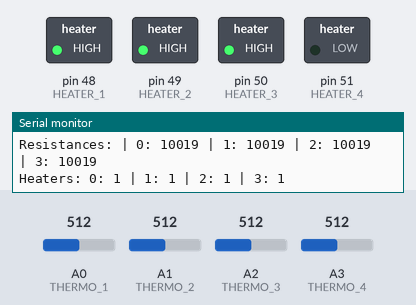
A sketch run on a simulated Arduino Mega 2560, built with avr-gcc and run on an emulated ATmega2560. Shown: switched loads named in the sketch (green lamp = pin HIGH), the last lines printed to the serial monitor. The test bench sets the inputs (shaded band); at power-on: A1 (THERMO_2) = 512, A2 (THERMO_3) = 512, A3 (THERMO_4) = 512, A0 (THERMO_1) = 512.

Above: at 1.2 s.
1.3 s: A1 (THERMO_2) set to 697
4.3 s: A1 (THERMO_2) set to 722
At 4.7 s:
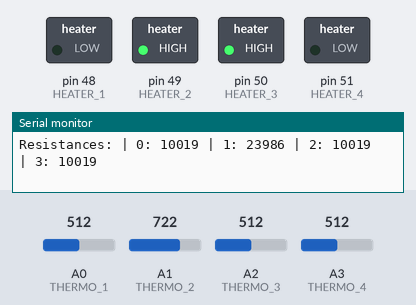
5.9 s: A2 (THERMO_3) set to 700
8.9 s: A2 (THERMO_3) set to 726
At 9.7 s:
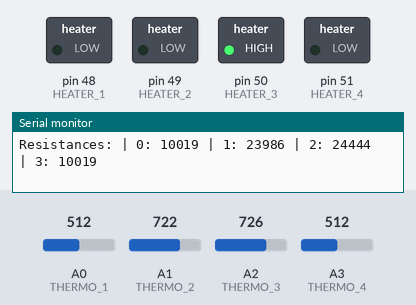
10.6 s: A3 (THERMO_4) set to 694
13.6 s: A3 (THERMO_4) set to 719
At 14.2 s:
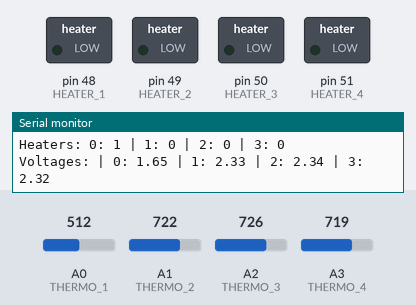
Timing chart, 0 to 16.3 s (numbered marks = the images above; inputs shaded):
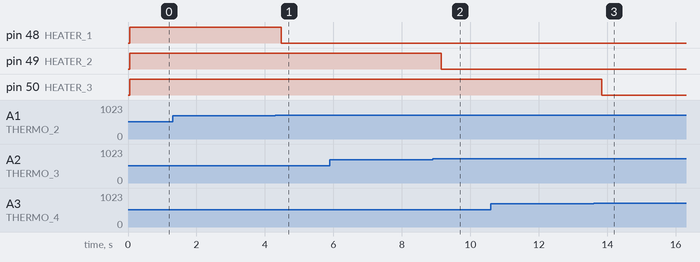

Measured:
- the behaviour switches between 710 and 711 on A1 (THERMO_2) (found by bisection; images 0 and 1)
- the behaviour switches between 710 and 711 on A2 (THERMO_3) (found by bisection; images 1 and 2)
- the behaviour switches between 710 and 711 on A3 (THERMO_4) (found by bisection; images 2 and 3)
- after the input at 4.3 s, pin 48 (HEATER_1): HIGH → LOW after 0.18 s
- after the input at 8.9 s, pin 49 (HEATER_2): HIGH → LOW after 0.25 s
- after the input at 13.6 s, pin 50 (HEATER_3): HIGH → LOW after 0.24 s

The sketch:

heater.ino
```cpp
#define VCC 3.3

#define THERMO_offset 53
#define THERMO_1 54
#define THERMO_2 55
#define THERMO_3 56
#define THERMO_4 57

#define HEATER_offset 47
#define HEATER_1 48
#define HEATER_2 49
#define HEATER_3 50
#define HEATER_4 51

void setup() {
  // Initialize the serial communication at 9600 baud rate
  Serial.begin(9600);

  pinMode(HEATER_1,OUTPUT);
  pinMode(HEATER_2,OUTPUT);
  pinMode(HEATER_3,OUTPUT);
  pinMode(HEATER_4,OUTPUT);

  pinMode(THERMO_1,INPUT);
  pinMode(THERMO_2,INPUT);
  pinMode(THERMO_3,INPUT);
  pinMode(THERMO_4,INPUT);
}

void loop() {
  // Array to store the voltage readings
  float voltages[4];
  int resistance[4];
  int thresholds[4] = {15000, 12750,10500,8700};
  int correction = 10000;
  bool heaters[4] = {0,0,0,0};

  // Read the voltage on A0 to A3 and store in the array
  for (int i = 0; i < 4; i++) {
    int sensorValue = analogRead(A0 + i);
    voltages[i] = sensorValue * (VCC / 1023.0);
    resistance[i] = (voltages[i] * 10000) / (VCC - voltages[i]);
  }

  // Print the voltages to the Serial Monitor on the same line
  Serial.print("Voltages: | ");
  for (int i = 0; i < 4; i++) {
    Serial.print(i);
    Serial.print(": ");
    Serial.print(voltages[i]);
    if (i < 3) {
      Serial.print(" | ");
    }
  }
  Serial.println();
  Serial.print("Resistances: | ");
  for (int i = 0; i < 4; i++) {
    Serial.print(i);
    Serial.print(": ");
    Serial.print(resistance[i]);
    if (i < 3) {
      Serial.print(" | ");
    }
  }
  Serial.println();

   for (int i = 0; i < 4; i++) {
    if((resistance[i] + correction) < thresholds[i]){
      digitalWrite(HEATER_offset+i,LOW);
      Serial.print(i);
      Serial.print(" : Too hot! ");
      heaters[i] = 0;
    }
    else{
      digitalWrite(HEATER_offset+i,HIGH);
      heaters[i] = 1;
    }
   }
    Serial.println();
    Serial.print("Heaters: ");
    for (int i = 0; i < 4; i++) {
    Serial.print(i);
    Serial.print(": ");
    Serial.print(heaters[i]);
    if (i < 3) {
      Serial.print(" | ");
    }
  }
  Serial.println();
}
```
